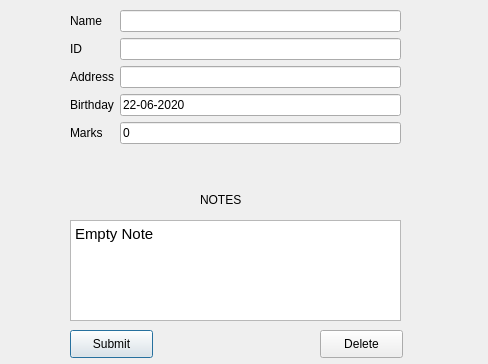
<?xml version="1.0" encoding="UTF-8"?>
<ui version="4.0">
 <class>studentForm</class>
 <widget class="QDialog" name="studentForm">
  <property name="geometry">
   <rect>
    <x>0</x>
    <y>0</y>
    <width>488</width>
    <height>364</height>
   </rect>
  </property>
  <property name="windowTitle">
   <string>Student Portal</string>
  </property>
  <widget class="QWidget" name="formLayoutWidget">
   <property name="geometry">
    <rect>
     <x>70</x>
     <y>10</y>
     <width>331</width>
     <height>166</height>
    </rect>
   </property>
   <layout class="QFormLayout" name="formLayout">
    <item row="0" column="0">
     <widget class="QLabel" name="nameLabel">
      <property name="text">
       <string>Name</string>
      </property>
     </widget>
    </item>
    <item row="0" column="1">
     <widget class="QLineEdit" name="nameLineEdit">
      <property name="readOnly">
       <bool>true</bool>
      </property>
     </widget>
    </item>
    <item row="1" column="0">
     <widget class="QLabel" name="iDLabel">
      <property name="text">
       <string>ID</string>
      </property>
     </widget>
    </item>
    <item row="1" column="1">
     <widget class="QLineEdit" name="iDLineEdit">
      <property name="readOnly">
       <bool>true</bool>
      </property>
     </widget>
    </item>
    <item row="2" column="0">
     <widget class="QLabel" name="addressLabel">
      <property name="text">
       <string>Address</string>
      </property>
     </widget>
    </item>
    <item row="2" column="1">
     <widget class="QLineEdit" name="addressLineEdit">
      <property name="readOnly">
       <bool>true</bool>
      </property>
     </widget>
    </item>
    <item row="3" column="0">
     <widget class="QLabel" name="birthdayLabel">
      <property name="text">
       <string>Birthday</string>
      </property>
     </widget>
    </item>
    <item row="3" column="1">
     <widget class="QLineEdit" name="birthdayLineEdit">
      <property name="text">
       <string>22-06-2020</string>
      </property>
      <property name="readOnly">
       <bool>true</bool>
      </property>
     </widget>
    </item>
    <item row="4" column="0">
     <widget class="QLabel" name="marksLabel">
      <property name="text">
       <string>Marks</string>
      </property>
     </widget>
    </item>
    <item row="4" column="1">
     <widget class="QLineEdit" name="marksLineEdit">
      <property name="enabled">
       <bool>true</bool>
      </property>
      <property name="text">
       <string>0</string>
      </property>
      <property name="readOnly">
       <bool>true</bool>
      </property>
     </widget>
    </item>
   </layout>
  </widget>
  <widget class="QLabel" name="label">
   <property name="geometry">
    <rect>
     <x>200</x>
     <y>190</y>
     <width>62</width>
     <height>20</height>
    </rect>
   </property>
   <property name="text">
    <string>NOTES</string>
   </property>
  </widget>
  <widget class="QPushButton" name="pushButton">
   <property name="geometry">
    <rect>
     <x>70</x>
     <y>330</y>
     <width>83</width>
     <height>28</height>
    </rect>
   </property>
   <property name="text">
    <string>Submit</string>
   </property>
  </widget>
  <widget class="QPushButton" name="pushButton_2">
   <property name="geometry">
    <rect>
     <x>320</x>
     <y>330</y>
     <width>83</width>
     <height>28</height>
    </rect>
   </property>
   <property name="text">
    <string>Delete</string>
   </property>
  </widget>
  <widget class="QTextEdit" name="textEdit">
   <property name="geometry">
    <rect>
     <x>70</x>
     <y>220</y>
     <width>331</width>
     <height>101</height>
    </rect>
   </property>
   <property name="html">
    <string>&lt;!DOCTYPE HTML PUBLIC &quot;-//W3C//DTD HTML 4.0//EN&quot; &quot;http://www.w3.org/TR/REC-html40/strict.dtd&quot;&gt;
&lt;html&gt;&lt;head&gt;&lt;meta name=&quot;qrichtext&quot; content=&quot;1&quot; /&gt;&lt;style type=&quot;text/css&quot;&gt;
p, li { white-space: pre-wrap; }
&lt;/style&gt;&lt;/head&gt;&lt;body style=&quot; font-family:'Cantarell'; font-size:11pt; font-weight:400; font-style:normal;&quot;&gt;
&lt;p style=&quot; margin-top:0px; margin-bottom:0px; margin-left:0px; margin-right:0px; -qt-block-indent:0; text-indent:0px;&quot;&gt;&lt;span style=&quot; font-family:'Cantarell';&quot;&gt;Empty Note&lt;/span&gt;&lt;/p&gt;&lt;/body&gt;&lt;/html&gt;</string>
   </property>
  </widget>
 </widget>
 <resources/>
 <connections/>
</ui>
